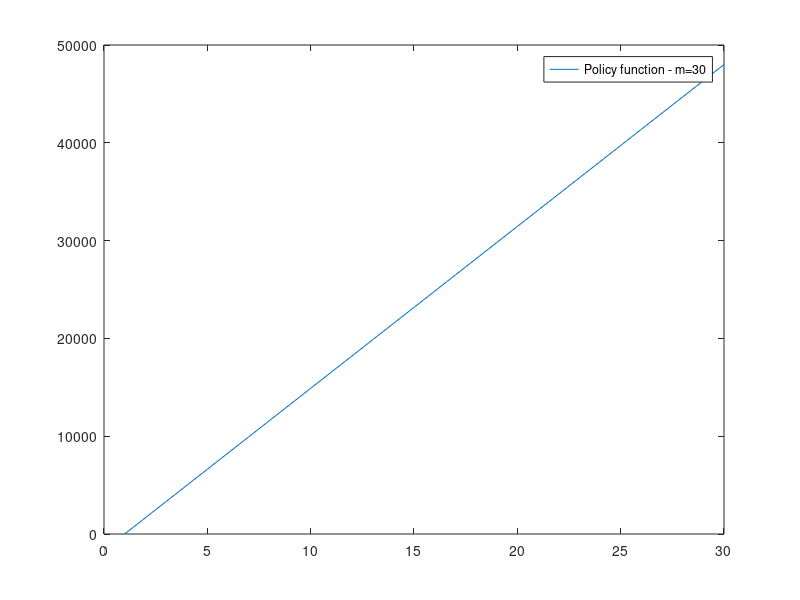

MATLAB code for this plot:
%Quantitative Macro
%Professor: Juan Sanchez
%Studen: Rocio Eugenia Suarez
%Homework 4

%% PART A
%%

clear all
clc

sigma=2;
rho=0.975;
beta=0.93;
R=1.025;
y1=16000;
y2=80;
y3=15;
y = [y1, y2, y3];
Gamma = [ 0.02, 0.98, 0; 0.001, 0.78, 0.219; 0, 0.036, 0.964 ];
abar = 0;
ymax = 3*y1; 
m1 = 30; 
a= linspace(abar, ymax, m1);
A0 = a(m1)*ones(m1,length(y));
%Initial guess of the iteration
a0=zeros(length(a),3);  %guess
for i=1:length(a);
a0(i,:)=a(i);
end

Diff = 100;
tol = 1e-3;
%
%
tic
while Diff > tol
    
    for i = 1:length(y)
        for h = 1:length(a)
            c1 = R*a(h) + y(i) - a(1);
            c2 = R*a(1) + y - a0(1,:);
            E1 = c1.^(-sigma) - rho*beta*R*sum( Gamma(i,:).*c2.^(-sigma) ); 

            if E1>0
                A0(h,i) = a(1);
            else 
                
                delta = -100;
                DELTA = NaN(length(a),1); 
                k = 0;
                
                while delta<0 & k<length(a)
                    k = k+1;
                    c1 = R*a(h) + y(i) - a(k);
                    c2 = R*a(k) + y - a0(k,:);
                    delta = max(0,c1).^(-sigma) - rho*beta*R*sum( Gamma(i,:).*max(0,c2).^(-sigma));
                    DELTA(k)=delta;
                end
                
                if abs( DELTA(k) )>abs( DELTA(k-1) )
                    A0(h,i) = a(k-1);
                else 
                    A0(h,i) = a(k);
                end
                
            end
        end
    end

    Diff = max(max(abs(A0-a0)));
    a0 = A0;
    
end
toc
%
aprime=A0;   
line=a;
figure(1)
plot(aprime(:,2));
legend('Policy function - m=30');
saveas(figure(1),'figure1.jpg')

           
           
